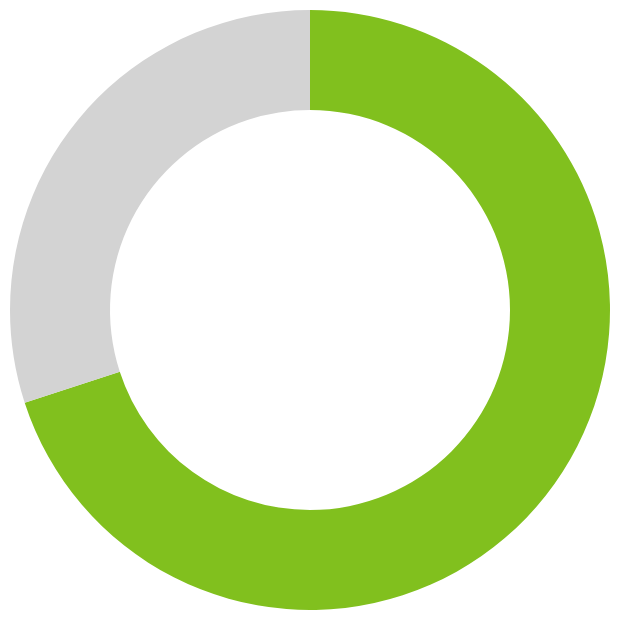

The notebook cell this image was saved under:
### Code cell
chart = alt.Chart(df).mark_arc(
    innerRadius=100,
    outerRadius=150
).encode( 
    theta='percentage',
    color=alt.Color('color', scale=None),
    tooltip='label'
)

chart

### Figure 1 — Vega-Lite specification as saved in the notebook (floating-point values rounded to 4 significant figures)
{"config": {"view": {"continuousWidth": 300, "continuousHeight": 300}}, "data": {"name": "data-9e1d92d478b8e22793b2b4364440c5e8"}, "mark": {"type": "arc", "innerRadius": 100, "outerRadius": 150}, "encoding": {"color": {"field": "color", "scale": null, "type": "nominal"}, "theta": {"field": "percentage", "type": "quantitative"}, "tooltip": {"field": "label", "type": "nominal"}}, "$schema": "https://vega.github.io/schema/vega-lite/v5.20.1.json", "datasets": {"data-9e1d92d478b8e22793b2b4364440c5e8": [{"percentage": 0.7, "label": "70%", "color": "#81c01e"}, {"percentage": 0.3, "label": "30%", "color": "lightgray"}]}}
